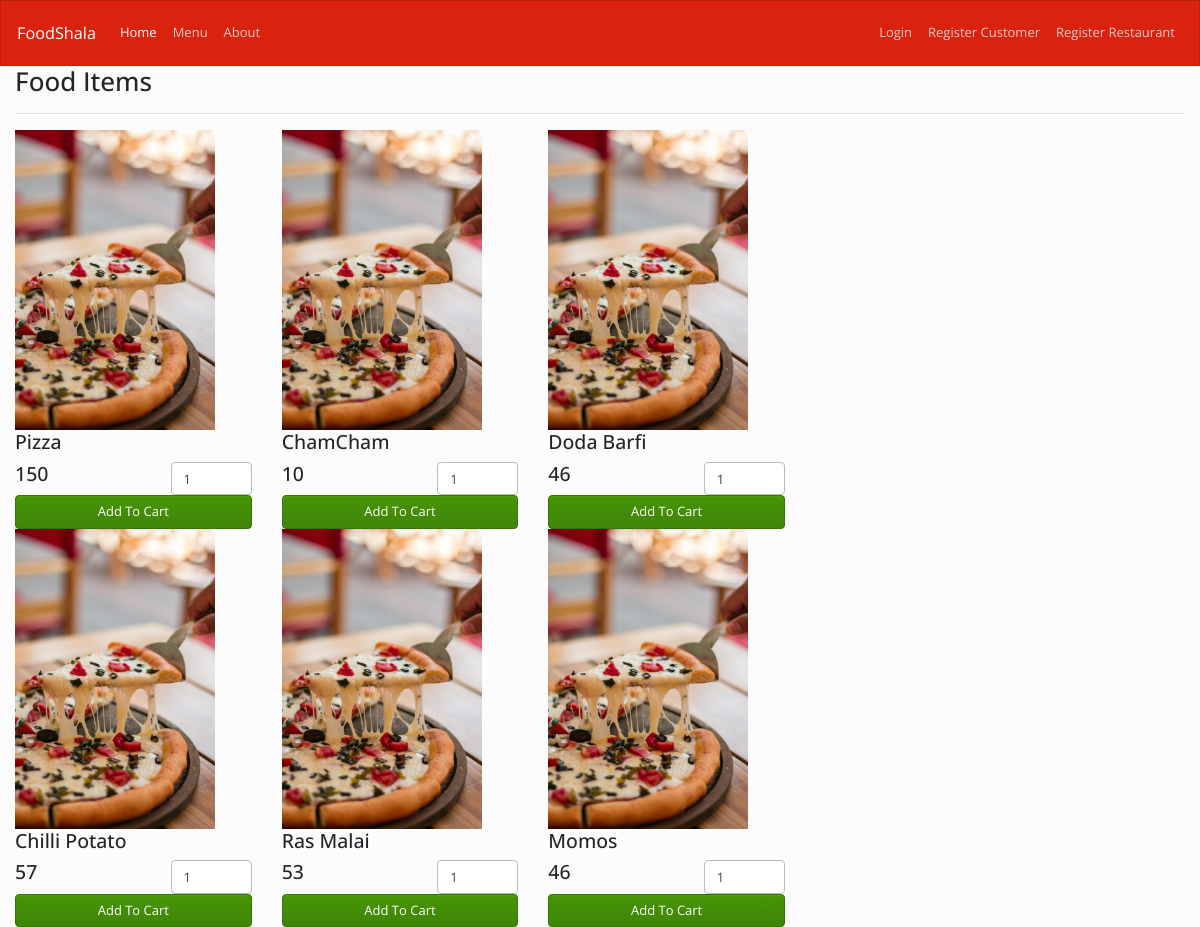
The app's page /menu/view with its own data.
### tables this page shows
CREATE TABLE `foods` (
  `id` int(11) NOT NULL,
  `name` varchar(40) NOT NULL,
  `price` varchar(11) NOT NULL,
  `image` varchar(150) NOT NULL
);

### application/controllers/Menu_items.php (called while the page is built, shortened)
<?php
class Menu_items extends CI_Controller{
    function __construct(){
        $this->load->model('Menu_item_model','menu_item_model');
    }
    function index(){
        $data['data']=$this->menu_item_model->get_all_items();
        $this->load->view('templates/header');
        $this->load->view('menu_items/view', $data);
        $this->load->view('templates/footer');
    }
}

### index.php (called while the page is built, shortened)
<?php
require_once BASEPATH.'core/CodeIgniter.php';

### application/models/Menu_item_model.php (called while the page is built, shortened)
<?php
class Menu_item_model extends CI_Model{
    public function get_all_items(){
        $result = $this->db->get('foods');
        return $result;
    }
}

### application/views/menu_items/view.php (the view, shortened to what this page needs)
<div class="container-fluid">
    <h2>Food Items</h2>
    <hr />
    <div class="row">
        <div class="col-md-8">
            <div class="row">
                <?php foreach ($data->result() as $row) : ?>
                    <div class="col-md-4">
                        <div class="thumbnail">
                            <img width="200" src="<?php echo base_url() . 'assets/images/' . $row->image; ?>">
                            <div class="caption">
                                <h4><?php echo $row->name; ?></h4>
                                <div class="row">
                                    <div class="col-md-7">
                                        <h4><?php echo number_format($row->price); ?></h4>
                                    </div>
                                    <div class="col-md-5">
                                        <input type="number" name="quantity" id="<?php echo $row->id; ?>" value="1" class="quantity form-control">
                                    </div>
                                </div>
                                <?php if(! $this->session->userdata('isloggedin') || !$this->session->userdata('role') === "restaurant"): ?>
                                    <button class="add_cart btn btn-success btn-block" data-id="<?php echo $row->id; ?>" data-name="<?php echo $row->name; ?>" data-price="<?php echo $row->price; ?>">Add To Cart</button>
                                <?php endif; ?>
                            </div>
                        </div>
                    </div>
                <?php endforeach; ?>
            </div>
        </div>
    </div>
</div>

### application/views/templates/header.php (shortened to what this page needs)
<!DOCTYPE html>
<html lang="en">
<head>
    <link rel="stylesheet" href="https://bootswatch.com/4/simplex/bootstrap.min.css" />
    <link rel="stylesheet" href="<?php echo base_url()?>assets/css/style.css" />
</head>
<body>
    <nav class="navbar navbar-expand-lg navbar-dark bg-primary">
        <a class="navbar-brand" href="<?php echo site_url() ?>">FoodShala</a>
        <div class="collapse navbar-collapse" id="navbarColor01">
            <ul class="navbar-nav mr-auto">
                <li class="nav-item active">
                    <a class="nav-link" href="<?php echo site_url() ?>">Home<span class="sr-only">(current)</span></a>
                </li>
                <li class="nav-item">
                    <a class="nav-link" href="<?php echo site_url(); ?>menu/view">Menu</a>
                </li>
                <li class="nav-item">
                    <a class="nav-link" href="<?php echo site_url(); ?>about">About</a>
                </li>
            </ul>
            <ul class="navbar-nav ml-auto">
                <?php if(! $this->session->has_userdata('is_logged_in')): ?>
                    <li class="nav-item">
                        <a class="nav-link" href="<?php echo site_url(); ?>login">Login</a>
                    </li>
                    <li class="nav-item">
                        <a class="nav-link" href="<?php echo site_url(); ?>register-customer">Register Customer</a>
                    </li>
                    <li class="nav-item">
                        <a class="nav-link" href="<?php echo site_url(); ?>register-restaurant">Register Restaurant</a>
                    </li>
                <?php else: ?>
                    <li class="nav-item">
                        <a class="nav-link" href="<?php echo site_url(); ?>logout">Logout</a>
                    </li>
                <?php endif; ?>
            </ul>
        </div>
    </nav>

### assets/css/style.css (style rules this page uses)
:root { --brown: #B65A3C; --pale-yellow: #CCCC25; --chocolate: #3B3734; --light-black: #2f2f2f; --primary :#007BFF; --success: #28A745; --warning: #FFC107; }
*,::before,::after { box-sizing: border-box; }
html { height: 100%; }
body { min-height: 100%; }

### records on screen
foods: image (picture), name "Pizza", price "150", quantity "1"
foods: image (picture), name "ChamCham", price "10"
foods: image (picture), name "Doda Barfi", price "46"
foods: image (picture), name "Chilli Potato", price "57"
foods: image (picture), name "Ras Malai", price "53"
foods: image (picture), name "Momos", price "46"
